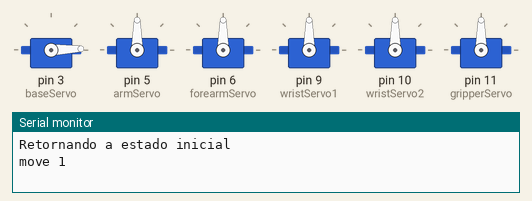
A sketch run on a simulated Arduino Uno, built with avr-gcc and run on an emulated ATmega328P. Shown: 6 × servo, the last lines printed to the serial monitor.

Above: at 0.1 s.
At 6.6 s:
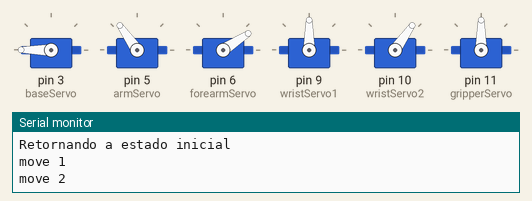
At 15.1 s:
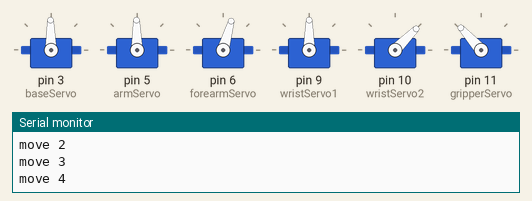
At 18.1 s:
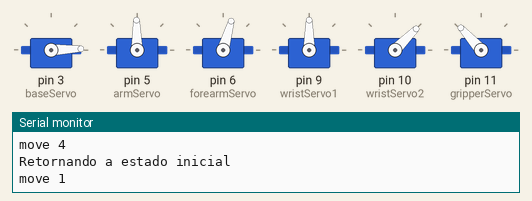
At 28.6 s:
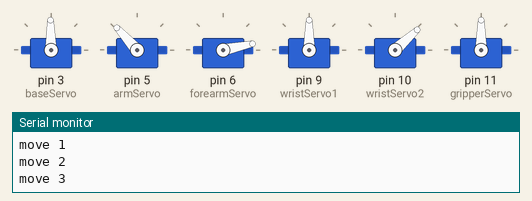
At 38.1 s:
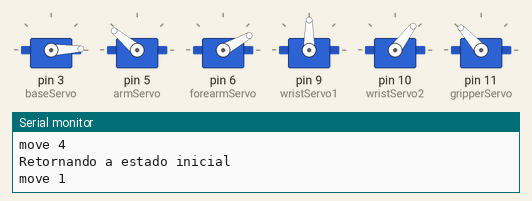
Timing chart, 0 to 39.6 s (numbered marks = the images above):
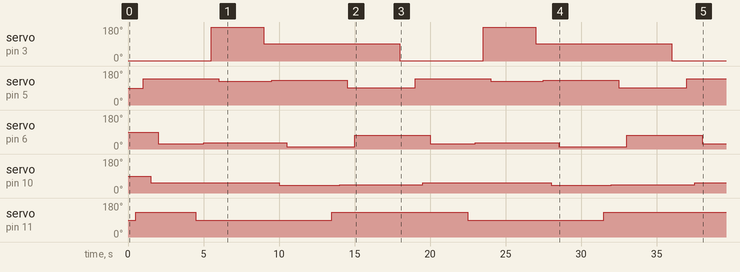

The sketch:

movement_carga.ino
```cpp
#include <Servo.h>
// Descargar
Servo baseServo;        // Servo de la base (rotación)
Servo armServo;         // Servo del brazo
Servo forearmServo;     // Servo del antebrazo
Servo wristServo1;      // Servo de la muñeca 1
Servo wristServo2;      // Servo de la muñeca 2
Servo gripperServo;     // Servo de la garra


void setup() {
  Serial.begin(9600);
  baseServo.attach(3);        // Base en pin 3
  armServo.attach(5);         // Brazo en pin 5
  forearmServo.attach(6);     // Antebrazo en pin 6
  wristServo1.attach(9);      // Muñeca 1 en pin 9
  wristServo2.attach(10);     // Muñeca 2 en pin 10
  gripperServo.attach(11);    // Garra en pin 11

  // Serial.println("Sistema iniciado");
  // String initialMovements[] = {"base:125", "arm:150", "forearm:90", "wrist2:10", "gripper:60"};
  // executeMovements(initialMovements, 5);
}

void loop() {
  Serial.println("Retornando a estado inicial");
  // String initialMovements[] = {"base:125", "arm:150", "forearm:90", "wrist2:10", "gripper:70"};
  Serial.println("move 1");
  String initialMovements_1[] = {"base:2", "gripper:132", "arm:140", "wrist2:53", "forearm:29"};
  executeMovements(initialMovements_1, 5);
  delay(2000);


  Serial.println("move 2");
  String initialMovements_2[] = {"gripper:90", "forearm:33", "base:20231", "arm:125", "wrist2:55"};
  executeMovements(initialMovements_2, 5);
  delay(2000);

  Serial.println("move 3");
  String initialMovements_3[] = {"base:91", "arm:132", "wrist2:42", "forearm:12", "gripper:90"};
  executeMovements(initialMovements_3, 5);
  delay(2000);

  Serial.println("move 4");
  String initialMovements_4[] = {"gripper:132", "wrist2:45" "base:89.7", "arm:91", "forearm:74"};
  executeMovements(initialMovements_4, 5);
  delay(2000);

  /*Serial.println("move 5");+
  String initialMovements_5[] = { "forearm:20", "arm:35", "base:123", "wrist2:100"};
  executeMovements(initialMovements_5, 4);
  delay(2000);

  Serial.println("move 6");
  String initialMovements_6[] = {"gripper:50"};
  executeMovements(initialMovements_6, 1);
  delay(2000);*/
}

void returnToInitialState() {
  Serial.println("Retornando a estado inicial");
  String initialMovements[] = {"base:180"};
  executeMovements(initialMovements, 1);
}

// Función para mover un servo específico
void moveTo(String nameAngle) {
  int colonIndex = nameAngle.indexOf(':');
  String name = nameAngle.substring(0, colonIndex);
  int angle = nameAngle.substring(colonIndex + 1).toInt();

  if (name == "base") {
    baseServo.write(angle);
  } else if (name == "arm") {
    armServo.write(angle);
  } else if (name == "forearm") {
    forearmServo.write(angle);
  } else if (name == "wrist1") {
    wristServo1.write(angle);
  } else if (name == "wrist2") {
    wristServo2.write(angle);
  } else if (name == "gripper") {
    gripperServo.write(angle);
  }
}

// Función para ejecutar una secuencia de movimientos
void executeMovements(String movements[], int numberOfMovements) {
  for (int i = 0; i < numberOfMovements; i++) {
    moveTo(movements[i]);
    delay(500); // Tiempo entre movimientos
  }
}
```

Measured:
- by itself, servo on pin 3 (baseServo): 2° → 180° at 5.5 s, → 91° 3.5 s later, → 2° 9.0 s later, → 180° 5.5 s later, … (6 changes in this stretch)
- by itself, servo on pin 5 (armServo): 90° → 140° at 1.0 s, → 125° 5.0 s later, → 132° 3.5 s later, → 91° 5.0 s later, … (9 changes in this stretch)
- by itself, servo on pin 6 (forearmServo): 90° → 29° at 2.0 s, → 33° 3.0 s later, → 12° 5.5 s later, → 74° 4.5 s later, … (9 changes in this stretch)
- by itself, servo on pin 10 (wristServo2): 90° → 53° at 1.5 s, → 55° 5.0 s later, → 42° 3.5 s later, → 45° 4.0 s later, … (9 changes in this stretch)
- by itself, servo on pin 11 (gripperServo): goes 132° 4.0 s, 90° 9.0 s, 132° 9.0 s, 90° 9.0 s, then 132°
